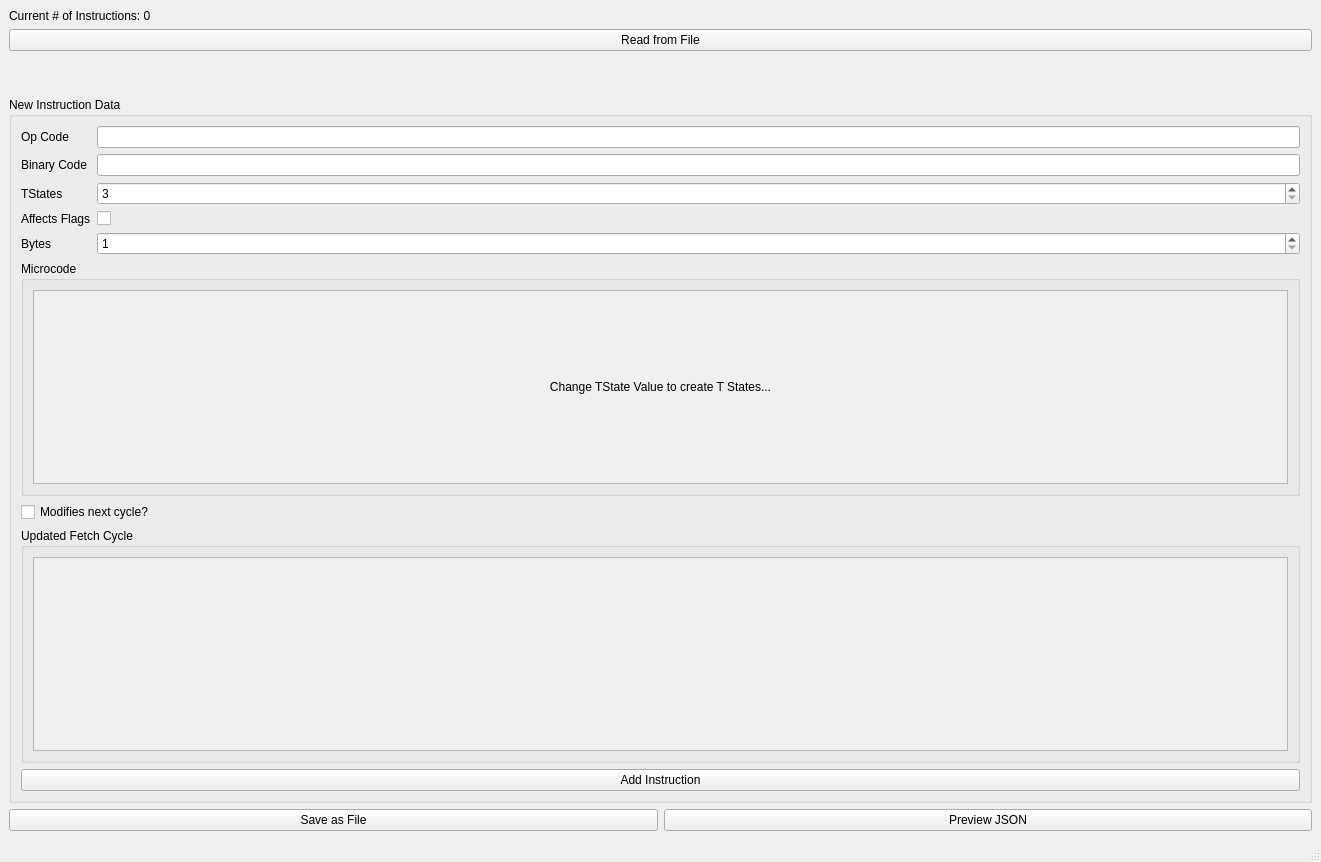
<?xml version="1.0" encoding="UTF-8"?>
<ui version="4.0">
 <class>MainWindow</class>
 <widget class="QMainWindow" name="MainWindow">
  <property name="geometry">
   <rect>
    <x>0</x>
    <y>0</y>
    <width>1321</width>
    <height>862</height>
   </rect>
  </property>
  <property name="windowTitle">
   <string>MainWindow</string>
  </property>
  <widget class="QWidget" name="centralwidget">
   <layout class="QGridLayout" name="gridLayout_2">
    <item row="2" column="0">
     <spacer name="verticalSpacer">
      <property name="orientation">
       <enum>Qt::Vertical</enum>
      </property>
      <property name="sizeType">
       <enum>QSizePolicy::Fixed</enum>
      </property>
      <property name="sizeHint" stdset="0">
       <size>
        <width>20</width>
        <height>40</height>
       </size>
      </property>
     </spacer>
    </item>
    <item row="4" column="0">
     <layout class="QHBoxLayout" name="horizontalLayout">
      <property name="sizeConstraint">
       <enum>QLayout::SetDefaultConstraint</enum>
      </property>
      <item>
       <widget class="QPushButton" name="save">
        <property name="text">
         <string>Save as File</string>
        </property>
       </widget>
      </item>
      <item>
       <widget class="QPushButton" name="preview">
        <property name="text">
         <string>Preview JSON</string>
        </property>
       </widget>
      </item>
     </layout>
    </item>
    <item row="1" column="0">
     <widget class="QPushButton" name="pushButton_3">
      <property name="text">
       <string>Read from File</string>
      </property>
     </widget>
    </item>
    <item row="3" column="0">
     <widget class="QGroupBox" name="groupBox">
      <property name="title">
       <string>New Instruction Data</string>
      </property>
      <property name="flat">
       <bool>false</bool>
      </property>
      <layout class="QVBoxLayout" name="verticalLayout_2">
       <item>
        <layout class="QGridLayout" name="gridLayout">
         <property name="sizeConstraint">
          <enum>QLayout::SetMinimumSize</enum>
         </property>
         <item row="2" column="2">
          <widget class="QSpinBox" name="tStates">
           <property name="minimum">
            <number>3</number>
           </property>
           <property name="maximum">
            <number>20</number>
           </property>
           <property name="value">
            <number>3</number>
           </property>
           <property name="displayIntegerBase">
            <number>10</number>
           </property>
          </widget>
         </item>
         <item row="4" column="0">
          <widget class="QLabel" name="label_5">
           <property name="text">
            <string>Bytes</string>
           </property>
          </widget>
         </item>
         <item row="4" column="2">
          <widget class="QSpinBox" name="byteCount">
           <property name="suffix">
            <string/>
           </property>
           <property name="minimum">
            <number>1</number>
           </property>
           <property name="maximum">
            <number>20</number>
           </property>
          </widget>
         </item>
         <item row="0" column="0">
          <widget class="QLabel" name="label">
           <property name="text">
            <string>Op Code</string>
           </property>
          </widget>
         </item>
         <item row="0" column="2">
          <widget class="QLineEdit" name="opCode"/>
         </item>
         <item row="2" column="0">
          <widget class="QLabel" name="label_3">
           <property name="text">
            <string>TStates</string>
           </property>
          </widget>
         </item>
         <item row="3" column="0">
          <widget class="QLabel" name="label_4">
           <property name="text">
            <string>Affects Flags</string>
           </property>
          </widget>
         </item>
         <item row="1" column="0">
          <widget class="QLabel" name="label_2">
           <property name="text">
            <string>Binary Code</string>
           </property>
          </widget>
         </item>
         <item row="1" column="2">
          <widget class="QLineEdit" name="binaryCode"/>
         </item>
         <item row="3" column="2">
          <widget class="QCheckBox" name="affectsFlags">
           <property name="text">
            <string/>
           </property>
          </widget>
         </item>
        </layout>
       </item>
       <item>
        <layout class="QVBoxLayout" name="verticalLayout_3">
         <item>
          <widget class="QGroupBox" name="microCode">
           <property name="title">
            <string>Microcode</string>
           </property>
           <layout class="QVBoxLayout" name="verticalLayout_4">
            <property name="spacing">
             <number>0</number>
            </property>
            <property name="leftMargin">
             <number>9</number>
            </property>
            <property name="rightMargin">
             <number>9</number>
            </property>
            <item>
             <widget class="QScrollArea" name="scrollArea">
              <property name="widgetResizable">
               <bool>true</bool>
              </property>
              <widget class="QWidget" name="scrollAreaWidgetContents">
               <property name="geometry">
                <rect>
                 <x>0</x>
                 <y>0</y>
                 <width>1251</width>
                 <height>163</height>
                </rect>
               </property>
               <layout class="QGridLayout" name="gridLayout_3">
                <item row="0" column="0">
                 <widget class="QLabel" name="label_6">
                  <property name="text">
                   <string>Change TState Value to create T States...</string>
                  </property>
                  <property name="alignment">
                   <set>Qt::AlignCenter</set>
                  </property>
                 </widget>
                </item>
               </layout>
              </widget>
             </widget>
            </item>
           </layout>
          </widget>
         </item>
         <item>
          <widget class="QCheckBox" name="showFetchCycle">
           <property name="text">
            <string>Modifies next cycle?</string>
           </property>
           <property name="tristate">
            <bool>false</bool>
           </property>
          </widget>
         </item>
         <item>
          <widget class="QGroupBox" name="fetchCycle">
           <property name="enabled">
            <bool>true</bool>
           </property>
           <property name="title">
            <string>Updated Fetch Cycle</string>
           </property>
           <layout class="QVBoxLayout" name="verticalLayout">
            <item>
             <widget class="QScrollArea" name="scrollArea_2">
              <property name="widgetResizable">
               <bool>true</bool>
              </property>
              <widget class="QWidget" name="scrollAreaWidgetContents_2">
               <property name="geometry">
                <rect>
                 <x>0</x>
                 <y>0</y>
                 <width>1251</width>
                 <height>162</height>
                </rect>
               </property>
               <layout class="QGridLayout" name="gridLayout_4"/>
              </widget>
             </widget>
            </item>
           </layout>
          </widget>
         </item>
         <item>
          <widget class="QPushButton" name="addInstruction">
           <property name="text">
            <string>Add Instruction</string>
           </property>
          </widget>
         </item>
        </layout>
       </item>
      </layout>
     </widget>
    </item>
    <item row="0" column="0">
     <widget class="QLabel" name="label_7">
      <property name="text">
       <string>Current # of Instructions: 0</string>
      </property>
     </widget>
    </item>
   </layout>
  </widget>
  <widget class="QMenuBar" name="menubar">
   <property name="geometry">
    <rect>
     <x>0</x>
     <y>0</y>
     <width>1321</width>
     <height>22</height>
    </rect>
   </property>
  </widget>
  <widget class="QStatusBar" name="statusbar"/>
 </widget>
 <resources/>
 <connections/>
</ui>
